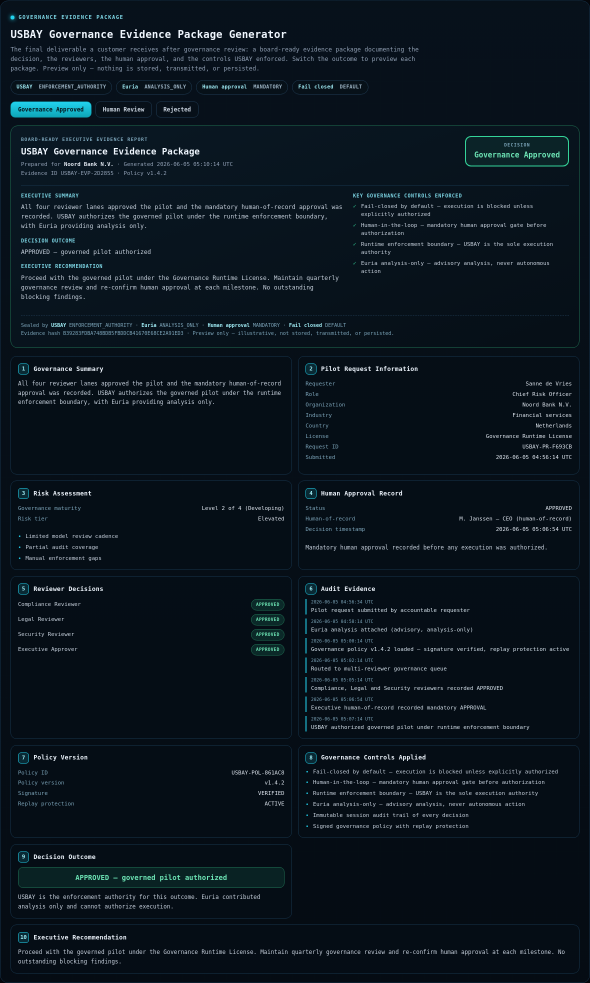
#> input picture evidence/evidencepkg_1_approved.png, 1180 x 1966 px, found by its file name (shown at 1/2 size)
$ python _compose_evidencepkg.py
#> lines starting #> are read from the running program, lines starting #| are printed output that depends on the picture
import os
from PIL import Image, ImageDraw, ImageFont

OUT = "/home/runner/workspace/evidence"

SHOTS = [
    ("evidencepkg_1_approved.png", "APPROVED", "All lanes clear + human gate - pilot authorized"),
    ("evidencepkg_2_human_review.png", "HUMAN REVIEW REQUIRED", "Escalated - awaiting mandatory human gate"),
    ("evidencepkg_3_rejected.png", "REJECTED", "Fail-closed - pilot blocked, no execution"),
]

BG = (5, 11, 19)
PANEL = (12, 22, 36)
BORDER = (31, 58, 82)
CYAN = (34, 211, 238)
WHITE = (235, 243, 252)
GREY = (148, 163, 184)
ARROW = (45, 212, 191)

COLS = 3
COL_W = 760
HEAD_H = 96
GAP_X = 70
GAP_Y = 70
PAD = 60
TITLE_H = 170


def font(sz):
    try:
        return ImageFont.load_default(size=sz)
    except Exception:
        return ImageFont.load_default()


F_TITLE = font(48)
F_SUB = font(24)
F_HEAD = font(28)
F_HSUB = font(20)
F_BADGE = font(20)

imgs = []
for fn, _, _ in SHOTS:
    im = Image.open(os.path.join(OUT, fn)).convert("RGB")
#> im is the input picture: PIL image 1180x1966 RGB; mean R, G, B 11.3, 21.8, 30.5
    w, h = im.size
#> w = 1180; h = 1966
    nh = int(h * COL_W / w)
#> nh = 1266
    imgs.append(im.resize((COL_W, nh), Image.LANCZOS))

cell_img_h = max(im.size[1] for im in imgs)
#> cell_img_h = 1266
cell_h = HEAD_H + cell_img_h
#> cell_h = 1362
rows = (len(SHOTS) + COLS - 1) // COLS

canvas_w = PAD * 2 + COL_W * COLS + GAP_X * (COLS - 1)
canvas_h = TITLE_H + cell_h * rows + GAP_Y * (rows - 1) + PAD * 2
#> canvas_h = 1652

canvas = Image.new("RGB", (canvas_w, canvas_h), BG)
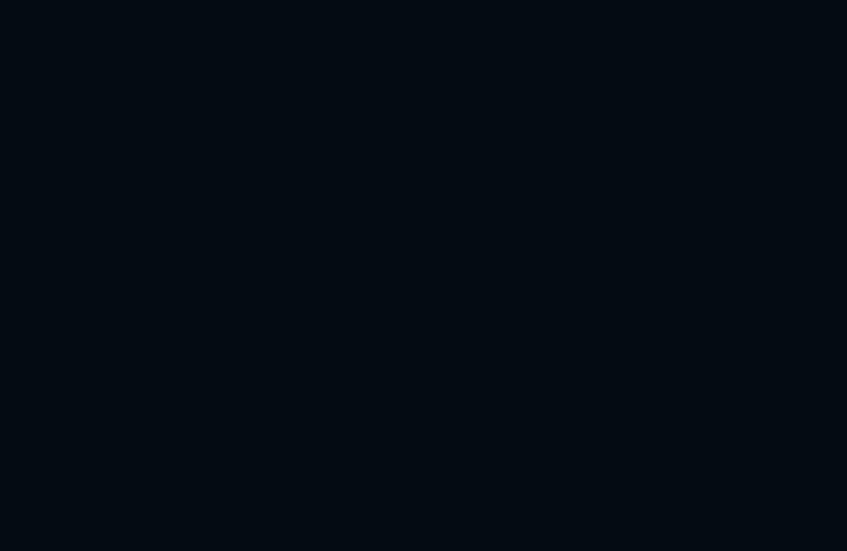
#> canvas: PIL image 2540x1652 RGB (shown at 1/3 size); mean R, G, B 5, 11, 19
d = ImageDraw.Draw(canvas)

d.text((PAD, 40), "USBAY - Governance Evidence Package Generator", font=F_TITLE, fill=WHITE)
d.text((PAD, 100),
       "Board-ready post-approval evidence package: executive cover + 10 documented sections, across three governance outcomes.",
       font=F_SUB, fill=GREY)
d.text((PAD, 132),
       "USBAY = ENFORCEMENT_AUTHORITY   |   Euria = ANALYSIS_ONLY   |   Human approval = MANDATORY   |   Fail closed = DEFAULT   |   Preview-only, nothing stored or persisted.",
       font=F_BADGE, fill=CYAN)

for idx, (im, (fn, head, sub)) in enumerate(zip(imgs, SHOTS)):
    r = idx // COLS
    c = idx % COLS
    x = PAD + c * (COL_W + GAP_X)
    y0 = TITLE_H + r * (cell_h + GAP_Y)
    d.rounded_rectangle([x, y0, x + COL_W, y0 + HEAD_H - 14], radius=10,
                        fill=PANEL, outline=BORDER, width=2)
    d.text((x + 18, y0 + 14), head, font=F_HEAD, fill=CYAN)
    d.text((x + 18, y0 + 52), sub, font=F_HSUB, fill=GREY)
    iy = y0 + HEAD_H
    canvas.paste(im, (x, iy))
    d.rectangle([x, iy, x + COL_W - 1, iy + im.size[1] - 1], outline=BORDER, width=2)
    if c < COLS - 1 and idx < len(SHOTS) - 1:
        ax = x + COL_W + GAP_X // 2
        ay = iy + 120
        d.line([(ax - 20, ay), (ax + 12, ay)], fill=ARROW, width=6)
        d.polygon([(ax + 12, ay - 13), (ax + 32, ay), (ax + 12, ay + 13)], fill=ARROW)
#> this loop made 3 passes
#> (fn, head, x, ax, ay) on passes 1 to 2: ('evidencepkg_1_approved.png', 'APPROVED', 60, 855, 386), ('evidencepkg_2_human_review.png', 'HUMAN REVIEW REQUIRED', 890, 1685, 386)
#> (fn, head, x) on pass 3: ('evidencepkg_3_rejected.png', 'REJECTED', 1720)
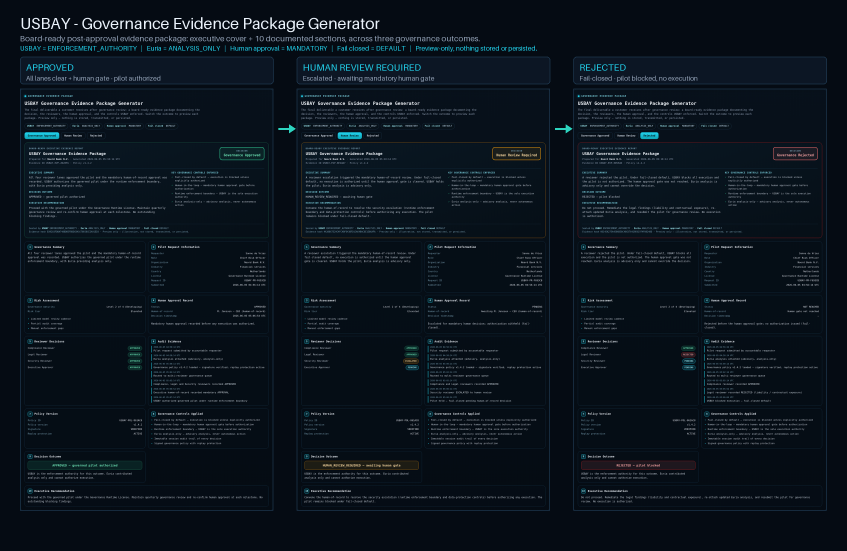
#> canvas: PIL image 2540x1652 RGB (shown at 1/3 size); mean R, G, B 11.3, 20.5, 29.4

out = os.path.join(OUT, "evidencepkg_journey_full.png")
canvas.save(out)
print("saved", out, canvas.size, os.path.getsize(out), "bytes")
#| saved /home/runner/workspace/evidence/evidencepkg_journey_full.png (2540, 1652) 1083220 bytes
